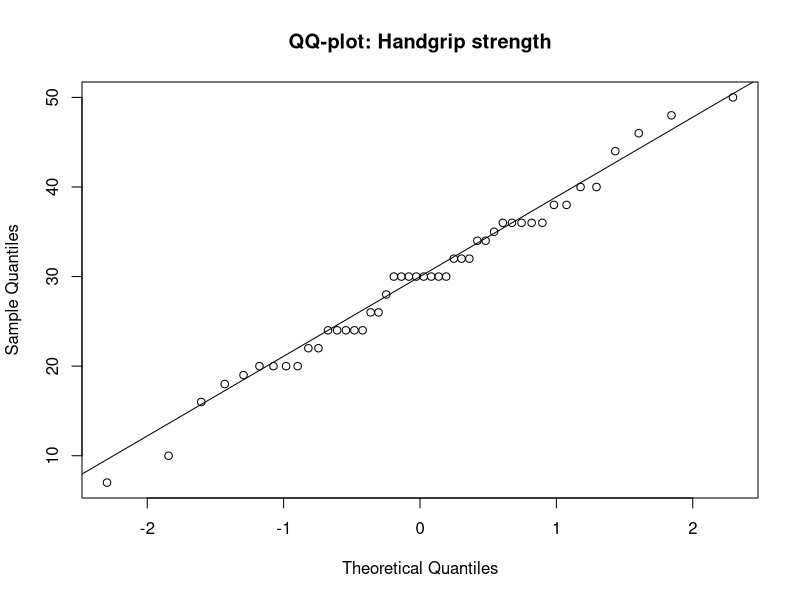
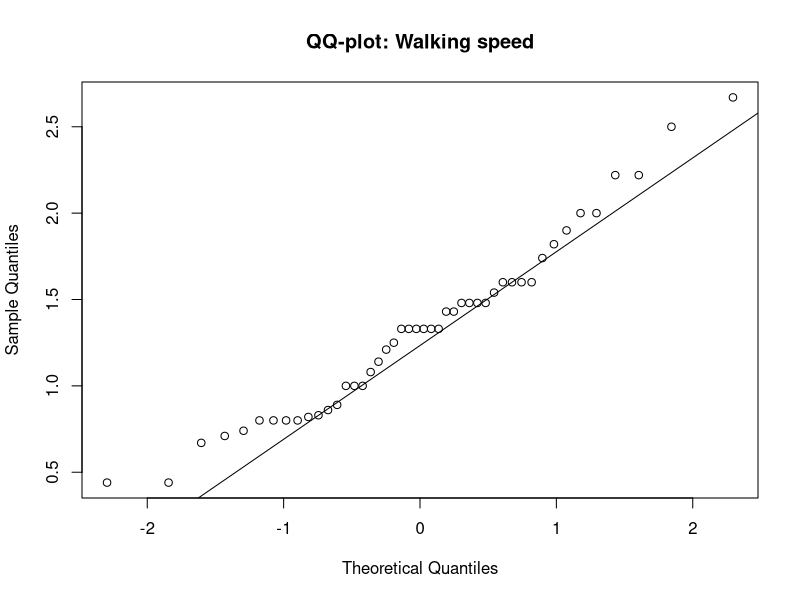
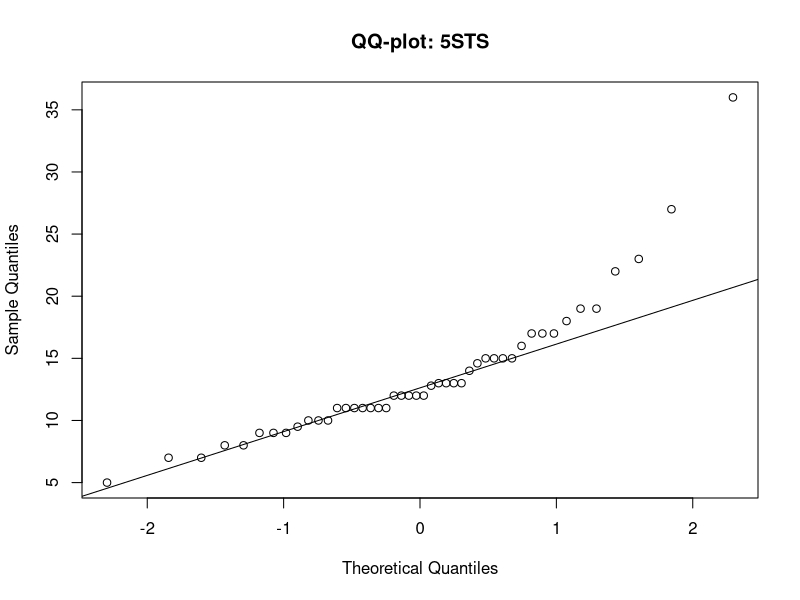
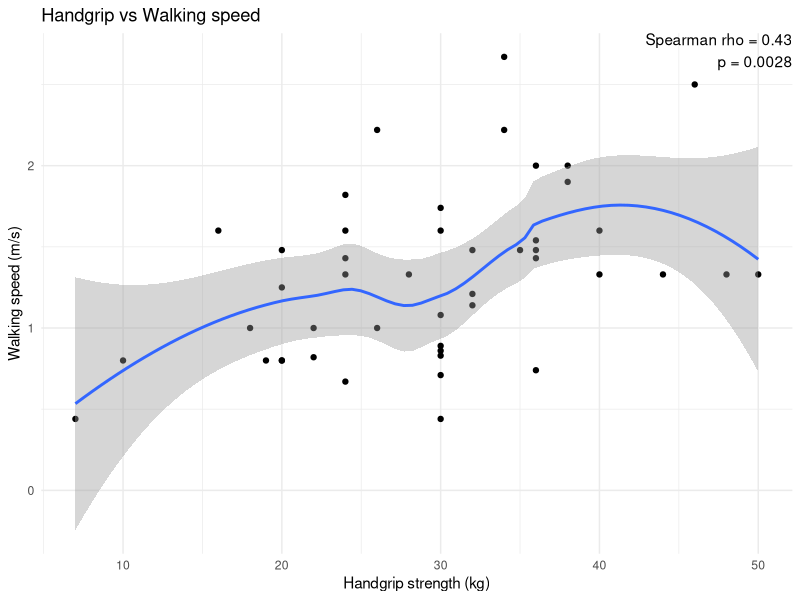
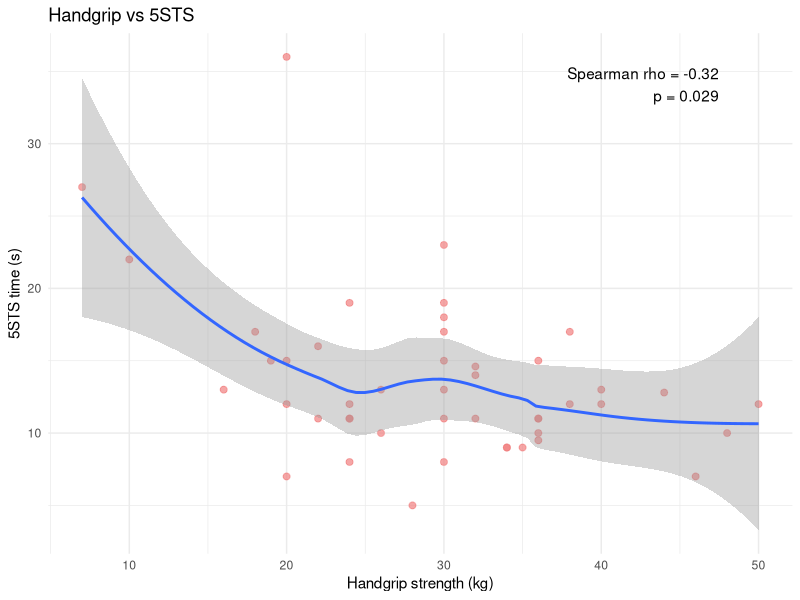

These figures' R source, in order: (Note: this script raises an error after producing the figures.)
## ---- chunk 1
#Only one additional package is required; if you haven't already, remove the comment symbol (#).
#install.packages("ggplot2")
## ---- chunk 2
#import necessary library
library(ggplot2)
## ---- chunk 3
# Import dataset
data <- read.csv("data/clean/frapid_data_clean.csv")

# Check structure
str(data)
summary(data)
## ---- chunk 4
# QQ-plot for normality
qqnorm(data$handgrip_strength, main = "QQ-plot: Handgrip strength")
qqline(data$handgrip_strength)

qqnorm(data$walking_speed_mps, main = "QQ-plot: Walking speed")
qqline(data$walking_speed_mps)

qqnorm(data$time_5_raise_chair, main = "QQ-plot: 5STS")
qqline(data$time_5_raise_chair)

## ---- chunk 5
# Shapiro-Wilk test
shapiro.test(data$handgrip_strength)
shapiro.test(data$walking_speed_mps)
shapiro.test(data$time_5_raise_chair)
## ---- chunk 6
# Handgrip vs walking speed
results_ws <- cor.test(data$handgrip_strength, data$walking_speed_mps, method = "spearman")

ggplot(data, aes(x = handgrip_strength, y = walking_speed_mps)) +
  geom_point() +
  geom_smooth(method = "loess") +
  annotate(
    "text",
    x = Inf,
    y = Inf,
    label = paste0(
      "Spearman rho = ", round(results_ws$estimate, 2),
      "\np = ", signif(results_ws$p.value, 2)), hjust = 1, vjust = 1) +
  labs(
    title = "Handgrip vs Walking speed",
    x = "Handgrip strength (kg)",
    y = "Walking speed (m/s)"
  ) +
  theme_minimal()

## ---- chunk 7
# Handgrip vs 5STS
results_5STS <- cor.test(data$handgrip_strength, data$time_5_raise_chair, method = "spearman")

ggplot(data, aes(x = handgrip_strength, y = time_5_raise_chair)) +
  geom_point(color = "lightcoral", size = 2, alpha = 0.7) +
  geom_smooth(method = "loess") +
  annotate(
    "text",
    x = max(data$handgrip_strength, na.rm = TRUE) * 0.95,
    y = max(data$time_5_raise_chair, na.rm = TRUE) * 0.98,
    label = paste0(
      "Spearman rho = ", round(results_5STS$estimate, 2),
      "\np = ", signif(results_5STS$p.value, 2)), hjust = 1, vjust = 1 ) +
  labs(
    title = "Handgrip vs 5STS",
    x = "Handgrip strength (kg)",
    y = "5STS time (s)"
  ) +
  theme_minimal()
## ---- chunk 8
# Convert gender to factor for regression analysis
data$gender <- as.factor(data$gender)
## ---- chunk 9
model_walk <- lm(walking_speed_mps ~ handgrip_strength + age + gender, data = data)
summary(model_walk)

model_5sts <- lm(time_5_raise_chair ~ handgrip_strength + age + gender, data = data)
summary(model_5sts)

confint(model_walk)
confint(model_5sts)
